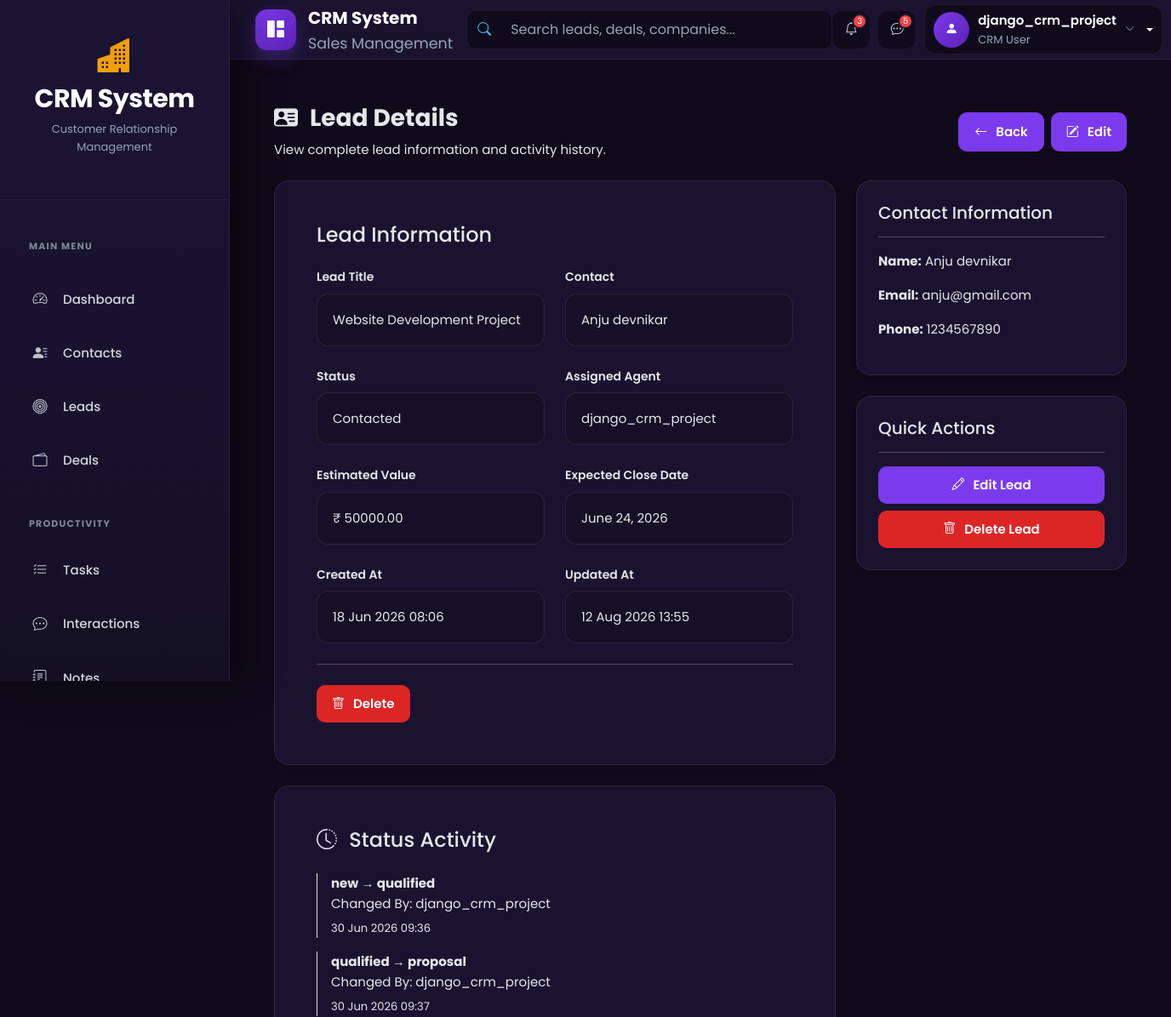
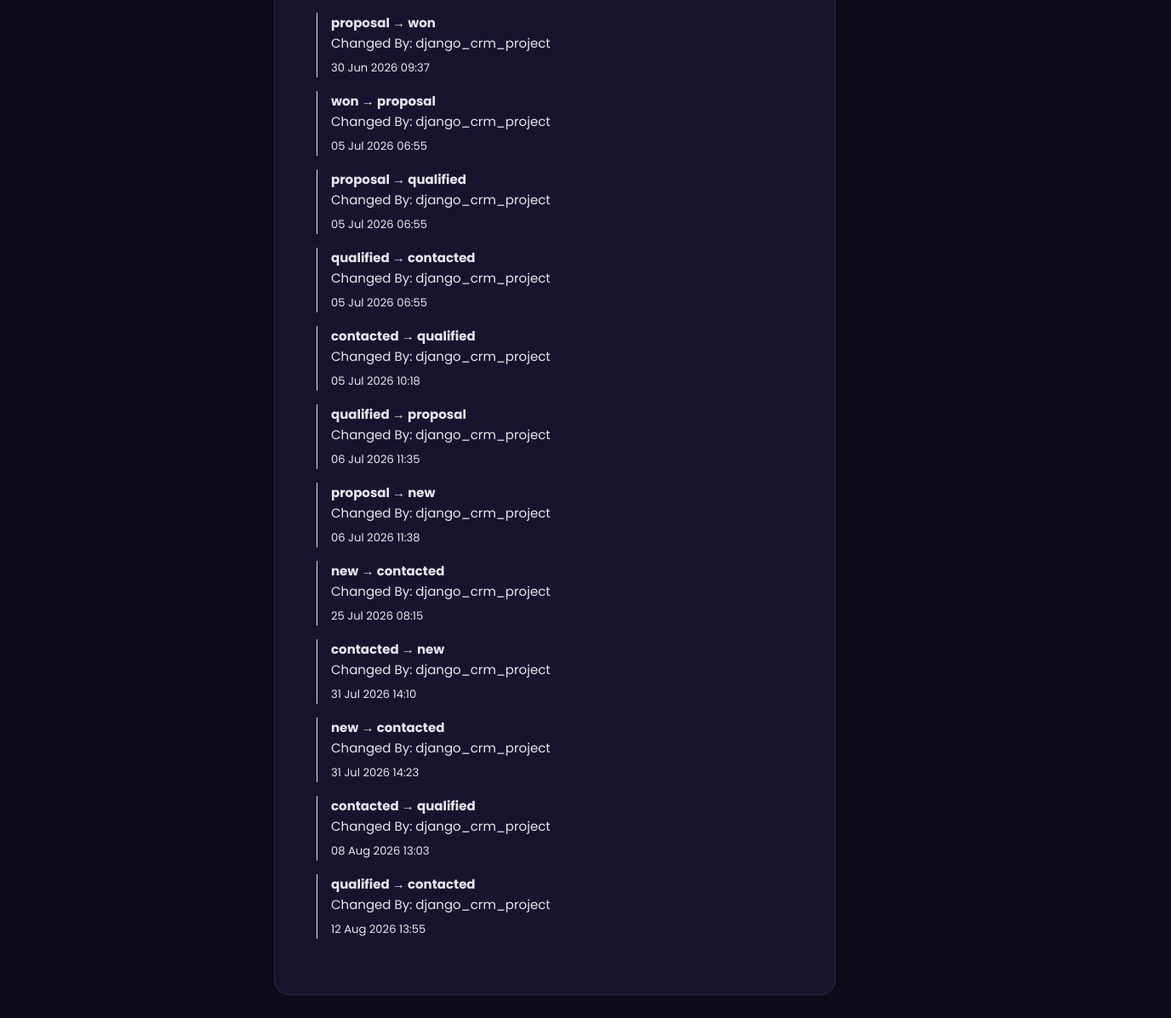
/leads/1/ (signed in), run on an earlier commit of the app's database (2 pictures, top to bottom).
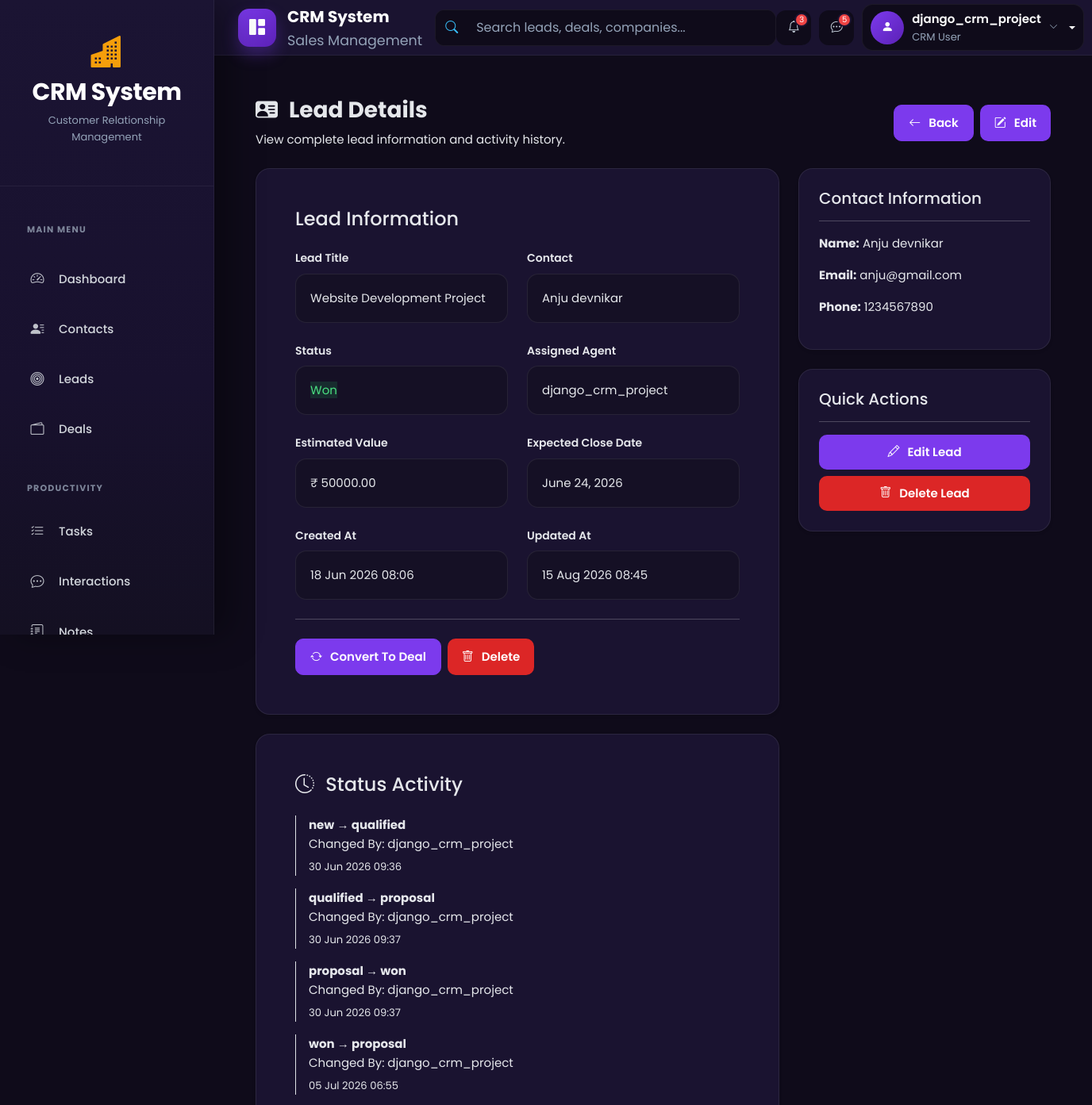
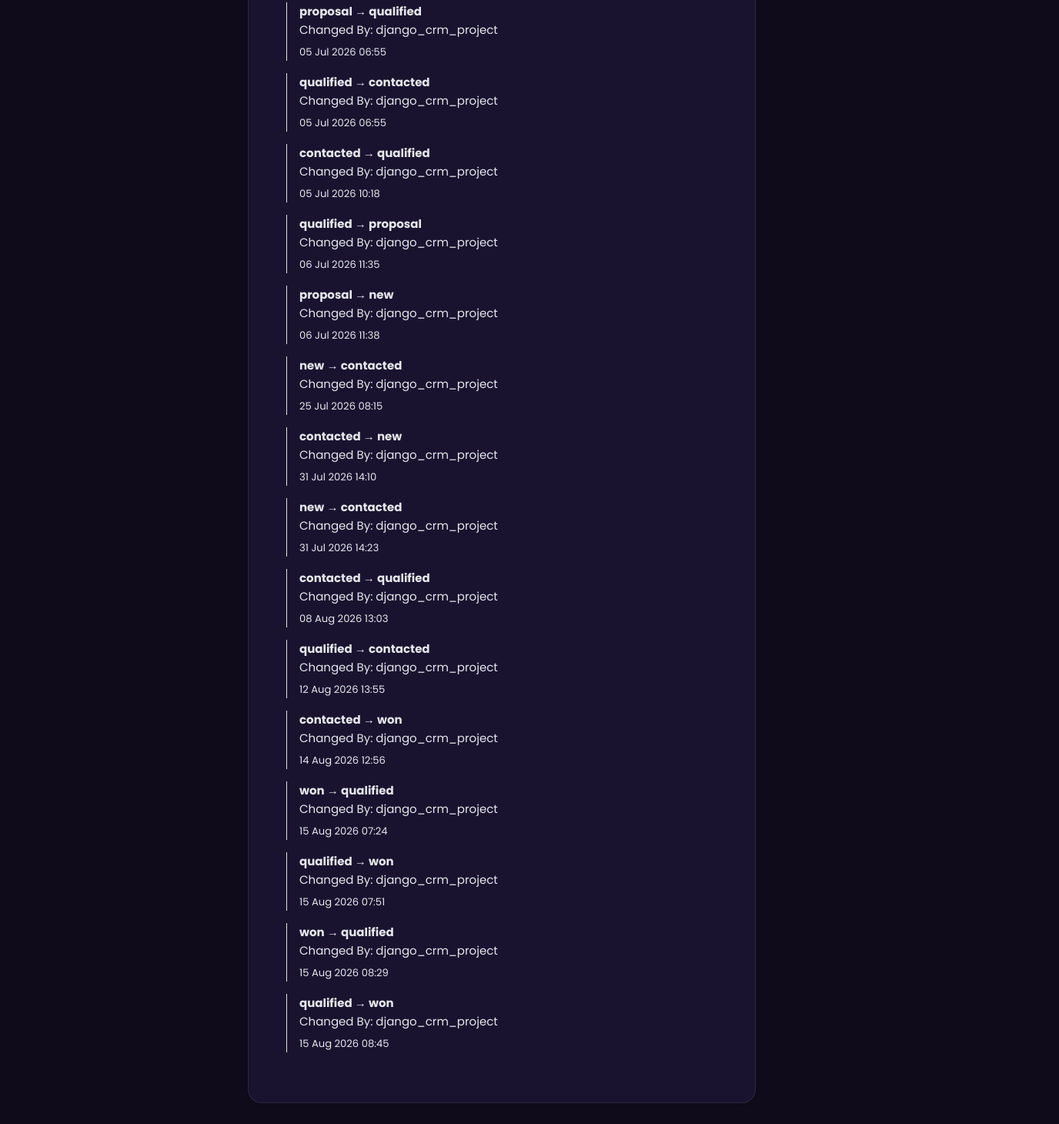
And on a later commit of the database (2 pictures, top to bottom).
### leads/models.py (models this page shows, shortened)
class Lead(models.Model):
    STATUS_CHOICES = [
        ('new','New'),
        ('contacted','Contacted'),
        ('qualified','Qualified'),
        ('proposal','Proposal'),
        ('won','Won'),
        ('lost','Lost'),
    ]
    contact = models.ForeignKey(Contact,on_delete=models.CASCADE)
    title = models.CharField(max_length=200)
    status = models.CharField(max_length=20, choices=STATUS_CHOICES, default='new')
    assigned_to = models.ForeignKey(settings.AUTH_USER_MODEL, on_delete=models.SET_NULL, null=True,blank=True)
    estimated_value = models.DecimalField(max_digits=12, decimal_places=2, default=0)
    expected_close =models.DateField(null=True, blank=True)
    created_at = models.DateTimeField(auto_now_add=True)
    updated_at =models.DateTimeField(auto_now=True)

class LeadActivity(models.Model):
    lead = models.ForeignKey(Lead, on_delete=models.CASCADE, related_name='activities')
    old_status = models.CharField(max_length=20)
    new_status = models.CharField(max_length=20)
    changed_by = models.ForeignKey(settings.AUTH_USER_MODEL,on_delete=models.SET_NULL, null=True )
    changed_at = models.DateTimeField(auto_now_add=True)
    note = models.TextField(blank=True)

### accounts/models.py (models this page shows)
class CustomUser(AbstractUser):
    ROLE_CHOICES = (
        ('admin', 'Admin'),
        ('agent', 'Agent'),
    )
    role = models.CharField(max_length=10, choices=ROLE_CHOICES, default='agent')
    phone = models.CharField(max_length=15, blank=True, null=True)
    profile_pic = models.ImageField(upload_to="profiles/", blank=True, null=True)
    email = models.EmailField(unique=True)
    is_approved = models.BooleanField(default=False, help_text="Admin approval required for login")
    def __str__(self):
        return self.username

### contacts/models.py (models this page shows)
class Contact(models.Model):
    SOURCE_CHOICES = (
        ('website','Website'),
        ('referral','Referral'),
        ('social','Social Media'),
        ('cold_call','Cold Call'),
    )
    first_name = models.CharField(max_length=100)
    last_name = models.CharField(max_length=100)
    email = models.EmailField(unique=True)
    phone = models.CharField(max_length=20,blank=True)
    company = models.ForeignKey(Company,on_delete=models.SET_NULL,null=True,blank=True)
    assigned_to = models.ForeignKey(settings.AUTH_USER_MODEL,on_delete=models.SET_NULL,null=True,blank=True)
    source = models.CharField(max_length=20,choices=SOURCE_CHOICES)
    created_at = models.DateTimeField(auto_now_add=True)
    def __str__(self):
       return f"{self.first_name} {self.last_name}"

### leads/views.py (the view, shortened to what this page needs)
# urls.py: path("<int:pk>/", views.lead_detail, name="lead_detail"),
@login_required
def lead_detail(request,pk):
    lead = get_object_or_404(
        Lead.objects
        .select_related(
            "contact",
            "assigned_to"
        )
        .prefetch_related(
            "activities",
            "interactions",
            "notes"
        ),
        pk=pk
    )
    return render(
        request,
        "leads/lead_detail.html",
        {
            "lead":lead
        }
    )

### templates/leads/lead_detail.html (shortened to what the changed rows need)
{% extends "base.html" %} {% block title %} Lead Detail {% endblock %} {% block content %}
<div class="container-fluid">
  <div class="d-flex justify-content-between align-items-center mb-4">
    <div>
      <h2 class="crm-title">
        <i class="bi bi-person-vcard-fill me-2"></i>
        Lead Details
      </h2>
    </div>
  </div>
  <div class="row g-4">
    <div class="col-lg-8">
      <div class="crm-card shadow-sm">
        <div class="card-body p-4">
          <div class="row g-4">
            <div class="col-md-6">
              <label class="crm-label"> Lead Title </label>
              <div class="crm-detail-box">{{ lead.title }}</div>
            </div>
            <div class="col-md-6">
              <label class="crm-label"> Contact </label>
              <div class="crm-detail-box">
                {% if lead.contact %} {{ lead.contact }} {% else %} No Contact
                {% endif %}
              </div>
            </div>
            <div class="col-md-6">
              <div class="crm-detail-box">
                {% if lead.status == "new" %}
                <span class="crm-badge-primary"> New </span>
                {% elif lead.status == "contacted" %}
                <span class="crm-badge-info"> Contacted </span>
                {% elif lead.status == "qualified" %}
                <span class="crm-badge-warning"> Qualified </span>
                {% elif lead.status == "proposal" %}
                <span class="crm-badge-secondary"> Proposal </span>
                {% elif lead.status == "won" %}
                <span class="crm-badge-success"> Won </span>
                {% elif lead.status == "lost" %}
                <span class="crm-badge-danger"> Lost </span>
                {% endif %}
              </div>
            </div>
            <div class="col-md-6">
              <label class="crm-label"> Assigned Agent </label>
              <div class="crm-detail-box">
                {% if lead.assigned_to %} {{ lead.assigned_to }} {% else %}
                Unassigned {% endif %}
              </div>
            </div>
            <div class="col-md-6">
              <label class="crm-label"> Estimated Value </label>
              <div class="crm-detail-box">
                ₹ {{ lead.estimated_value|floatformat:2 }}
              </div>
            </div>
            <div class="col-md-6">
              <label class="crm-label"> Expected Close Date </label>
              <div class="crm-detail-box">
                        {{ lead.expected_close }}
              </div>
            </div>
            <div class="col-md-6">
              <label class="crm-label"> Created At </label>
              <div class="crm-detail-box">
                {{ lead.created_at|date:"d M Y H:i" }}
              </div>
            </div>
            <div class="col-md-6">
              <label class="crm-label"> Updated At </label>
              <div class="crm-detail-box">
                {{ lead.updated_at|date:"d M Y H:i" }}
              </div>
            </div>
          </div>
          <div class="d-flex gap-2">
            {% if lead.status == "won" %}
            <a
              href="{% url 'leads:lead_convert' lead.id %}"
              class="crm-btn-success"
            >
              <i class="bi bi-arrow-repeat me-1"></i>
              Convert To Deal
            </a>
            {% endif %}
            <a
              href="{% url 'leads:lead_delete' lead.id %}"
              class="crm-btn-danger"
            >
              <i class="bi bi-trash me-1"></i>
              Delete
            </a>
          </div>
        </div>
      </div>
      <div class="crm-card shadow-sm mt-4">
        <div class="card-body p-4">
    {% for activity in lead.activities.all %}
<div class="border-start ps-3 mb-3">
    <strong>
        {{ activity.old_status }} → {{ activity.new_status }}
    </strong>
    <p class="mb-1">
        Changed By: {{ activity.changed_by|default:"System" }}
    </p>
    <small>
        {{ activity.changed_at|date:"d M Y H:i" }}
    </small>
</div>
{% empty %}
<p>No status changes yet.</p>
{% endfor %}
        </div>
      </div>
    </div>
    <div class="col-lg-4">
      <div class="crm-card shadow-sm mb-4">
        <div class="card-body">
          <h5>Contact Information</h5>
          <hr />
          {% if lead.contact %}
          <p>
            <strong>Name:</strong>
            {{ lead.contact }}
          </p>
          <p>
            <strong>Email:</strong>
            {{ lead.contact.email|default:"-" }}
          </p>
          <p>
            <strong>Phone:</strong>
            {{ lead.contact.phone|default:"-" }}
          </p>
          {% else %}
          <p class="text-muted">No contact linked.</p>
          {% endif %}
        </div>
      </div>
    </div>
  </div>
</div>
{% endblock %}

What changed in the data, as far as the page shows it:
changed Lead "Website Development Project": status "contacted" → "won" (drawn); updated_at "12 Aug 2026 13:55" → "15 Aug 2026 08:45"
added LeadActivity: old_status "contacted", new_status "won", changed_by "django_crm_project", changed_at "14 Aug 2026 12:56"
added LeadActivity: old_status "won", new_status "qualified", changed_by "django_crm_project", changed_at "15 Aug 2026 07:24"
added LeadActivity: old_status "qualified", new_status "won", changed_by "django_crm_project", changed_at "15 Aug 2026 07:51"
added LeadActivity: old_status "won", new_status "qualified", changed_by "django_crm_project", changed_at "15 Aug 2026 08:29"
added LeadActivity: old_status "qualified", new_status "won", changed_by "django_crm_project", changed_at "15 Aug 2026 08:45"
Also different on the page:
text no longer shown: "Contacted"
text now shown: "Won Convert To Deal"
